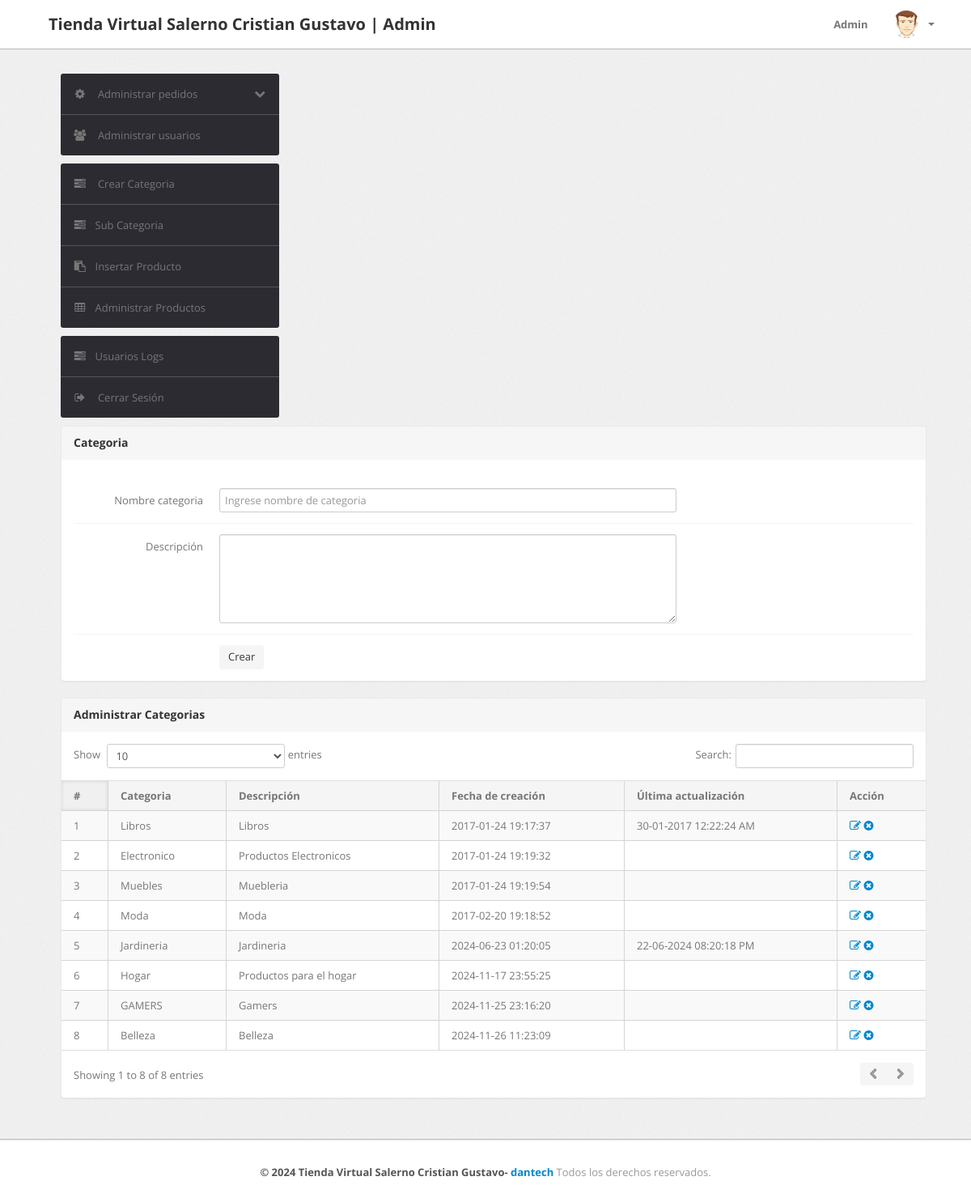
The app's page /admin/category.php (signed in) with its own data.
### tables this page shows
CREATE TABLE `category` (
  `id` int(11) NOT NULL,
  `categoryName` varchar(255) DEFAULT NULL,
  `categoryDescription` longtext DEFAULT NULL,
  `creationDate` timestamp NOT NULL DEFAULT current_timestamp(),
  `updationDate` varchar(255) DEFAULT NULL
);

### admin/category.php (the view, shortened to what this page needs)
<?php
include('include/config.php');
if (strlen($_SESSION['alogin']) == 0) {
	header('location:index.php');
} else {
	?>
	<!DOCTYPE html>
	<html lang="es">
	<head>
		<link type="text/css" href="bootstrap/css/bootstrap.min.css" rel="stylesheet">
		<link type="text/css" href="bootstrap/css/bootstrap-responsive.min.css" rel="stylesheet">
		<link type="text/css" href="css/theme.css" rel="stylesheet">
		<link type="text/css" href="images/icons/css/font-awesome.css" rel="stylesheet">
	</head>
	<body>
		<?php include('include/header.php'); ?>
		<div class="wrapper">
			<div class="container">
				<div class="row">
					<?php include('include/sidebar.php'); ?>
					<div class="span11">
						<div class="content">
							<div class="module">
								<div class="module-head">
									<h3>Categoria</h3>
								</div>
								<div class="module-body">
									<br />
									<form class="form-horizontal row-fluid" name="Category" method="post">
										<div class="control-group">
											<label class="control-label" for="basicinput">Nombre categoria</label>
											<div class="controls">
												<input type="text" placeholder="Ingrese nombre de categoria" name="category"
													class="span8 tip" required>
											</div>
										</div>
										<div class="control-group">
											<label class="control-label" for="basicinput">Descripción</label>
											<div class="controls">
												<textarea class="span8" name="description" rows="5"></textarea>
											</div>
										</div>
										<div class="control-group">
											<div class="controls">
												<button type="submit" name="submit" class="btn">Crear</button>
											</div>
										</div>
									</form>
								</div>
							</div>
							<div class="module">
								<div class="module-head">
									<h3>Administrar Categorias</h3>
								</div>
								<div class="module-body table">
									<table cellpadding="0" cellspacing="0" border="0"
										class="datatable-1 table table-bordered table-striped	 display" width="100%">
										<thead>
											<tr>
												<th>#</th>
												<th>Categoria</th>
												<th>Descripción</th>
												<th>Fecha de creación</th>
												<th>Última actualización</th>
												<th>Acción</th>
											</tr>
										</thead>
										<tbody>
											<?php $query = mysqli_query($con, "select * from category");
											$cnt = 1;
											while ($row = mysqli_fetch_array($query)) {
												?>
												<tr>
													<td><?php echo htmlentities($cnt); ?></td>
													<td><?php echo htmlentities($row['categoryName']); ?></td>
													<td><?php echo htmlentities($row['categoryDescription']); ?></td>
													<td> <?php echo htmlentities($row['creationDate']); ?></td>
													<td><?php echo htmlentities($row['updationDate']); ?></td>
													<td>
														<a href="edit-category.php?id=<?php echo $row['id'] ?>"><i
																class="icon-edit"></i></a>
														<a href="category.php?id=<?php echo $row['id'] ?>&del=delete"
															onClick="return confirm('Are you sure you want to delete?')"><i
																class="icon-remove-sign"></i></a>
													</td>
												</tr>
												<?php $cnt = $cnt + 1;
											} ?>
									</table>
								</div>
							</div>
						</div>
					</div>
				</div>
			</div>
		</div>
		<?php include('include/footer.php'); ?>
	</body>
<?php } ?>

### admin/include/header.php (shortened to what this page needs)
<div class="navbar navbar-fixed-top">
	<div class="navbar-inner">
		<div class="container">
			<a class="brand" href="index.html">
				Tienda Virtual Salerno Cristian Gustavo | Admin
			</a>
			<div class="nav-collapse collapse navbar-inverse-collapse">
				<ul class="nav pull-right">
					<li><a href="#">
							Admin
						</a></li>
					<li class="nav-user dropdown">
						<a href="#" class="dropdown-toggle" data-toggle="dropdown">
							<img src="images/user.png" class="nav-avatar" />
							<b class="caret"></b>
						</a>
					</li>
				</ul>
			</div>
		</div>
	</div>
</div>

### admin/include/sidebar.php (shortened to what this page needs)
<div class="span3">
	<div class="sidebar">
		<ul class="widget widget-menu unstyled">
			<li>
				<a class="collapsed" data-toggle="collapse" href="#togglePages">
					<i class="menu-icon icon-cog"></i>
					<i class="icon-chevron-down pull-right"></i><i class="icon-chevron-up pull-right"></i>
					Administrar pedidos
				</a>
			</li>
			<li>
				<a href="manage-users.php">
					<i class="menu-icon icon-group"></i>
					Administrar usuarios
				</a>
			</li>
		</ul>
		<ul class="widget widget-menu unstyled">
			<li><a href="category.php"><i class="menu-icon icon-tasks"></i> Crear Categoria </a></li>
			<li><a href="subcategory.php"><i class="menu-icon icon-tasks"></i>Sub Categoria </a></li>
			<li><a href="insert-product.php"><i class="menu-icon icon-paste"></i>Insertar Producto </a></li>
			<li><a href="manage-products.php"><i class="menu-icon icon-table"></i>Administrar Productos </a></li>
		</ul>
		<ul class="widget widget-menu unstyled">
			<li><a href="user-logs.php"><i class="menu-icon icon-tasks"></i>Usuarios Logs</a></li>
			<li>
				<a href="logout.php">
					<i class="menu-icon icon-signout"></i>
					Cerrar Sesión
				</a>
			</li>
		</ul>
	</div>
</div>

### admin/include/footer.php
<div class="footer">
	<div class="container" style="text-align: center;">
		<b class="copyright">&copy; 2024 Tienda Virtual Salerno Cristian Gustavo- <a href="https://dantech.com.ar/">
				dantech</a> </b> Todos los derechos reservados.
	</div>
</div>

### records on screen
category: categoryName "Libros", categoryDescription "Libros", creationDate "2017-01-24 19:17:37", updationDate "30-01-2017 12:22:24 AM"
category: categoryName "Electronico", categoryDescription "Productos Electronicos", creationDate "2017-01-24 19:19:32"
category: categoryName "Muebles", categoryDescription "Muebleria", creationDate "2017-01-24 19:19:54"
category: categoryName "Moda", categoryDescription "Moda", creationDate "2017-02-20 19:18:52"
category: categoryName "Jardineria", categoryDescription "Jardineria", creationDate "2024-06-23 01:20:05", updationDate "22-06-2024 08:20:18 PM"
category: categoryName "Hogar", categoryDescription "Productos para el hogar", creationDate "2024-11-17 23:55:25"
category: categoryName "GAMERS", categoryDescription "Gamers", creationDate "2024-11-25 23:16:20"
category: categoryName "Belleza", categoryDescription "Belleza", creationDate "2024-11-26 11:23:09"
